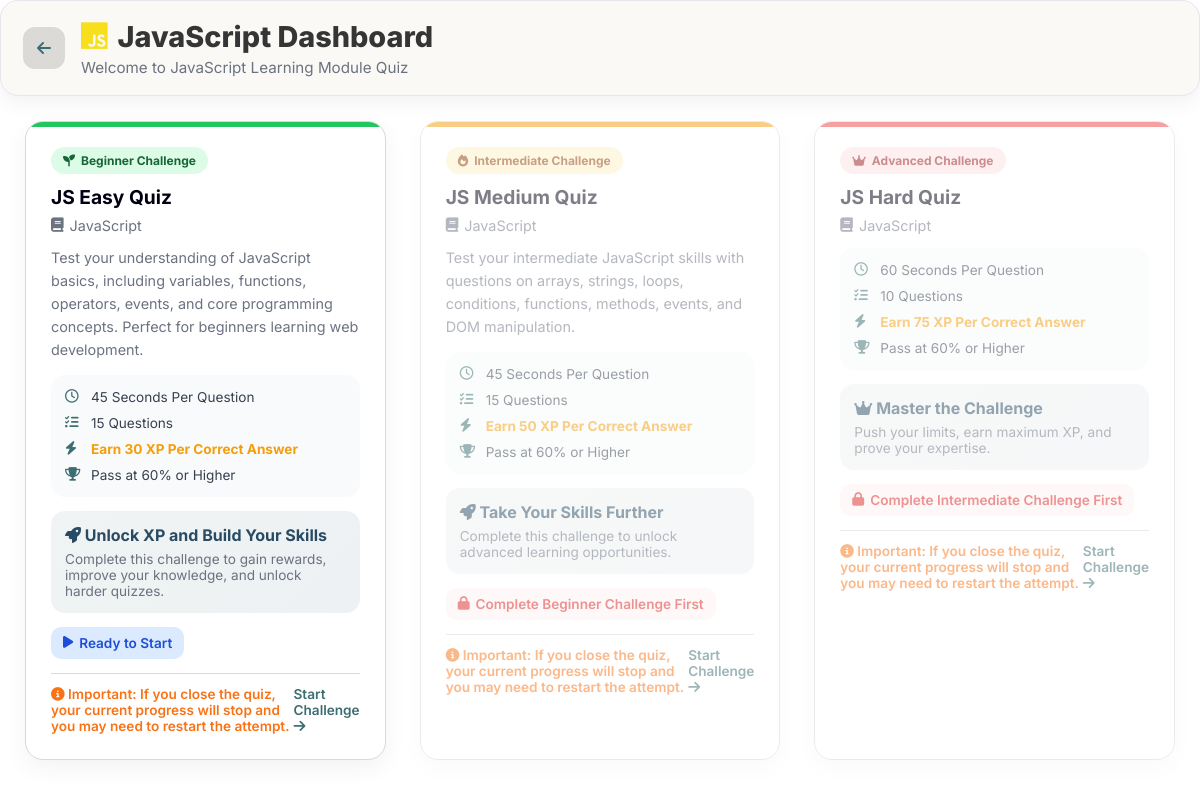
/js-dashboard/ (signed in), run on the app's committed database.
### my_app/models.py (models this page shows, shortened)
class Quiz(models.Model):
    SUBJECT_CHOICES = [
        ('HTML', 'HTML'),
        ('CSS', 'CSS'),
        ('JavaScript', 'JavaScript'),
    ]
    DIFFICULTY_CHOICES = [
        ('Easy', 'Easy'),
        ('Medium', 'Medium'),
        ('Hard', 'Hard'),
    ]
    title = models.CharField(max_length=200)
    subject = models.CharField(max_length=20, choices=SUBJECT_CHOICES)
    difficulty = models.CharField(max_length=20, choices=DIFFICULTY_CHOICES)
    description = models.TextField(blank=True, null=True)

### my_app/views.py (the view)
# urls.py: path('js-dashboard/', views.js_dashboard, name='js_dashboard'),
@login_required
def js_dashboard(request):
    easy_quiz = Quiz.objects.filter(subject="JavaScript", difficulty="Easy").first()
    medium_quiz = Quiz.objects.filter(subject="JavaScript", difficulty="Medium").first()
    hard_quiz = Quiz.objects.filter(subject="JavaScript", difficulty="Hard").first()
    easy_done = StudentAttempt.objects.filter(
        student=request.user,
        quiz=easy_quiz,
        completed=True
    ).exists() if easy_quiz else False
    medium_done = StudentAttempt.objects.filter(
        student=request.user,
        quiz=medium_quiz,
        completed=True
    ).exists() if medium_quiz else False
    hard_done = StudentAttempt.objects.filter(
        student=request.user,
        quiz=hard_quiz,
        completed=True
    ).exists() if hard_quiz else False
    easy_attempt = StudentAttempt.objects.filter(
        student=request.user,
        quiz=easy_quiz
    ).order_by("-created_at").first()
    medium_attempt = StudentAttempt.objects.filter(
        student=request.user,
        quiz=medium_quiz
    ).order_by("-created_at").first()
    hard_attempt = StudentAttempt.objects.filter(
        student=request.user,
        quiz=hard_quiz
    ).order_by("-created_at").first()
    return render(request, "student/js_dashboard.html", {
        "easy_quiz": easy_quiz,
        "medium_quiz": medium_quiz,
        "hard_quiz": hard_quiz,
        "easy_done": easy_done,
        "medium_done": medium_done,
        "hard_done": hard_done,
        "easy_attempt": easy_attempt,
        "medium_attempt": medium_attempt,
        "hard_attempt": hard_attempt,
    })

### my_app/templates/student/js_dashboard.html (shortened to what this page needs)
<!DOCTYPE html>
<html lang="en">
<head>
<link rel="stylesheet" href="https://cdnjs.cloudflare.com/ajax/libs/font-awesome/6.5.2/css/all.min.css">
<link rel="stylesheet"
href="https://cdnjs.cloudflare.com/ajax/libs/font-awesome/6.5.2/css/all.min.css">
</head>
<body>
<div class="page-header">
        <a href="javascript:history.back()" class="back-btn">
        <i class="fa-solid fa-arrow-left"></i>
    </a>
    <div class="header-content">
           <h1>
         <i class="fa-brands fa-js"></i>
     JavaScript Dashboard
    </h1>
        <p>Welcome to JavaScript Learning Module Quiz</p>
    </div>
</div>
<div class="container">
<div class="box easy"
    {% if not easy_done %}
        onclick="openQuiz('easy')"
        style="cursor: pointer;"
    {% endif %}>
    <div class="quiz-header">
        <span class="difficulty-badge easy-badge">
            <i class="fa-solid fa-seedling"></i>
            Beginner Challenge
        </span>
        <h3>{{ easy_quiz.title }}</h3>
        <p class="quiz-subject">
            <i class="fa-solid fa-book"></i>
            {{ easy_quiz.subject }}
        </p>
    </div>
    <p class="quiz-description">
        {{ easy_quiz.description }}
    </p>
    <div class="quiz-info">
        <div class="info-item">
            <i class="fa-regular fa-clock"></i>
            <span>45 Seconds Per Question</span>
        </div>
        <div class="info-item">
            <i class="fa-solid fa-list-check"></i>
            <span>15 Questions</span>
        </div>
        <div class="info-item xp">
            <i class="fa-solid fa-bolt"></i>
            <span>Earn 30 XP Per Correct Answer</span>
        </div>
        <div class="info-item">
            <i class="fa-solid fa-trophy"></i>
            <span>Pass at 60% or Higher</span>
        </div>
    </div>
         {% if not easy_done %}
    <div class="cta-area">
        <strong>
            <i class="fa-solid fa-rocket"></i>
            Unlock XP and Build Your Skills
        </strong>
        <span>
            Complete this challenge to gain rewards,
            improve your knowledge, and unlock harder quizzes.
        </span>
    </div>
          {% endif %}
    <div class="quiz-status-wrapper">
        {% if easy_done %}
            {% if easy_attempt.score >= 60 %}
                <span class="quiz-status success">
                    <i class="fa-solid fa-circle-check"></i>
                    Challenge Completed
                </span>
            {% else %}
                <span class="quiz-status failed">
                    <i class="fa-solid fa-book-open-reader"></i>
                    Keep Learning
                </span>
            {% endif %}
        {% else %}
            <span class="quiz-status available">
                <i class="fa-solid fa-play"></i>
                Ready to Start
            </span>
        {% endif %}
    </div>
    {% if not easy_done %}
<div class="quiz-footer">
   <span style="color:#f97316;">
    <i class="fa-solid fa-circle-info"></i>
    Important: If you close the quiz, your current progress will stop and you may need to restart the attempt.
</span>
    <span>
        Start Challenge
        <i class="fa-solid fa-arrow-right"></i>
    </span>
</div>
{% endif %}
</div>
<div class="box medium"
    {% if easy_done %}
        {% if not medium_done %}
            onclick="openQuiz('medium')"
            style="cursor:pointer;"
        {% else %}
        {% endif %}
    {% else %}
        style="cursor:not-allowed;opacity:0.5;"
    {% endif %}>
    <div class="quiz-header">
        <span class="difficulty-badge medium-badge">
            <i class="fa-solid fa-fire"></i>
            Intermediate Challenge
        </span>
        <h3>{{ medium_quiz.title }}</h3>
        <p class="quiz-subject">
            <i class="fa-solid fa-book"></i>
            {{ medium_quiz.subject }}
        </p>
    </div>
    <p class="quiz-description">
        {{ medium_quiz.description }}
    </p>
    <div class="quiz-info">
        <div class="info-item">
            <i class="fa-regular fa-clock"></i>
            <span>45 Seconds Per Question</span>
        </div>
        <div class="info-item">
            <i class="fa-solid fa-list-check"></i>
            <span>15 Questions</span>
        </div>
        <div class="info-item xp">
            <i class="fa-solid fa-bolt"></i>
            <span>Earn 50 XP Per Correct Answer</span>
        </div>
        <div class="info-item">
            <i class="fa-solid fa-trophy"></i>
            <span>Pass at 60% or Higher</span>
        </div>
    </div>
          {% if not medium_done %}
    <div class="cta-area">
        <strong>
            <i class="fa-solid fa-rocket"></i>
            Take Your Skills Further
        </strong>
        <span>
            Complete this challenge to unlock advanced learning opportunities.
        </span>
    </div>
           {% endif %}
    <div class="quiz-status-wrapper">
        {% if medium_done %}
            {% if medium_attempt.score >= 60 %}
                <span class="quiz-status success">
                    <i class="fa-solid fa-circle-check"></i>
                    Challenge Completed
                </span>
            {% else %}
                <span class="quiz-status failed">
                    <i class="fa-solid fa-book-open-reader"></i>
                    Keep Learning
                </span>
            {% endif %}
        {% elif easy_done %}
            <span class="quiz-status available">
                <i class="fa-solid fa-unlock"></i>
                Ready to Start
            </span>
        {% else %}
            <span class="quiz-status failed">
                <i class="fa-solid fa-lock"></i>
                Complete Beginner Challenge First
            </span>
        {% endif %}
    </div>
    {% if not medium_done %}
<div class="quiz-footer">
   <span style="color:#f97316;">
    <i class="fa-solid fa-circle-info"></i>
    Important: If you close the quiz, your current progress will stop and you may need to restart the attempt.
</span>
    <span>
        Start Challenge
        <i class="fa-solid fa-arrow-right"></i>
    </span>
</div>
{% endif %}
</div>
  <div class="box hard"
    {% if medium_done %}
        {% if not hard_done %}
            onclick="openQuiz('hard')"
            style="cursor:pointer;"
        {% else %}
        {% endif %}
    {% else %}
        style="cursor:not-allowed;opacity:0.5;"
    {% endif %}>
    <div class="quiz-header">
        <span class="difficulty-badge hard-badge">
            <i class="fa-solid fa-crown"></i>
            Advanced Challenge
        </span>
        <h3>{{ hard_quiz.title }}</h3>
        <p class="quiz-subject">
            <i class="fa-solid fa-book"></i>
            {{ hard_quiz.subject }}
        </p>
    </div>
    <div class="quiz-info">
        <div class="info-item">
            <i class="fa-regular fa-clock"></i>
            <span>60 Seconds Per Question</span>
        </div>
        <div class="info-item">
            <i class="fa-solid fa-list-check"></i>
            <span>10 Questions</span>
        </div>
        <div class="info-item xp">
            <i class="fa-solid fa-bolt"></i>
            <span>Earn 75 XP Per Correct Answer</span>
        </div>
        <div class="info-item">
            <i class="fa-solid fa-trophy"></i>
            <span>Pass at 60% or Higher</span>
        </div>
    </div>
   {% if not hard_done %}
    <div class="cta-area">
        <strong>
            <i class="fa-solid fa-crown"></i>
            Master the Challenge
        </strong>
        <span>
            Push your limits, earn maximum XP, and prove your expertise.
        </span>
    </div>
          {% endif %}
    <div class="quiz-status-wrapper">
        {% if hard_done %}
            {% if hard_attempt.score >= 60 %}
                <span class="quiz-status success">
                    <i class="fa-solid fa-circle-check"></i>
                    Challenge Completed
                </span>
            {% else %}
                <span class="quiz-status failed">
                    <i class="fa-solid fa-book-open-reader"></i>
                    Keep Learning
                </span>
            {% endif %}
        {% elif medium_done %}
            <span class="quiz-status available">
                <i class="fa-solid fa-unlock"></i>
                Ready to Start
            </span>
        {% else %}
            <span class="quiz-status failed">
                <i class="fa-solid fa-lock"></i>
                Complete Intermediate Challenge First
            </span>
        {% endif %}
    </div>
    {% if not hard_done %}
<div class="quiz-footer">
   <span style="color:#f97316;">
    <i class="fa-solid fa-circle-info"></i>
    Important: If you close the quiz, your current progress will stop and you may need to restart the attempt.
</span>
    <span>
        Start Challenge
        <i class="fa-solid fa-arrow-right"></i>
    </span>
</div>
{% endif %}
</div>
</div>
</body>
</html>

### my_app/templates/student/js_dashboard.html (style rules this page uses)
:root { --primary:#3C6E71; --secondary:#284B63; --text:#010013; --border:#D9D9D9; --white:#FAF9F6; }
* { margin:0; padding:0; box-sizing:border-box; font-family:'Inter',sans-serif; }
.container { display:grid; grid-template-columns:1fr; gap:16px; padding:16px; }
@media (min-width:768px) { .container { grid-template-columns:repeat(2,1fr); gap:20px; padding:20px; } }
@media (min-width:1024px) { .container { grid-template-columns:repeat(3,1fr); gap:24px; } }
.box { background:#fff; border:1px solid var(--border); border-radius:18px; padding: 25px; transition:.3s ease; position:relative; overflow:hidden; text-align:left; box-shadow:0 8px 25px rgba(0,0,0,.05); cursor:pointer; margin: 5px; }
.box::before { content:""; position:absolute; left:0; top:0; width:100%; height:5px; }
.easy::before { background:#22c55e; }
.medium::before { background:#f59e0b; }
.hard::before { background:#ef4444; }
.quiz-header { margin-bottom:12px; }
.quiz-header h3 { font-size:1.2rem; margin:10px 0 6px; color:var(--text); font-weight:700; line-height:1.4; }
.quiz-subject { color:#6b7280; display:flex; gap:6px; align-items:center; font-size:.9rem; }
.difficulty-badge { display:inline-flex; align-items:center; gap:6px; padding:6px 12px; border-radius:999px; font-size:.75rem; font-weight:700; }
.easy-badge { background:#dcfce7; color:#166534; }
.medium-badge { background:#fef3c7; color:#92400e; }
.hard-badge { background:#fee2e2; color:#991b1b; }
.quiz-description { color:#6b7280; line-height:1.6; margin-bottom:14px; font-size:.9rem; }
.quiz-info { display:flex; flex-direction:column; gap:10px; background:#f9fafb; border-radius:14px; padding:14px; margin-bottom:14px; }
.info-item { display:flex; align-items:center; gap:8px; color:#374151; font-size:.85rem; }
.info-item i { color:var(--primary); width:18px; }
.xp { color:#f59e0b; font-weight:700; }
.quiz-status-wrapper { margin-top:14px; }
.quiz-status { display:inline-flex; align-items:center; gap:6px; padding:8px 12px; border-radius:10px; font-size:.85rem; font-weight:600; }
.quiz-status.failed { background:#fef2f2; color:#dc2626; }
.quiz-status.available { background:#dbeafe; color:#1d4ed8; }
.quiz-footer { margin-top:14px; padding-top:12px; border-top:1px solid var(--border); display:flex; justify-content:space-between; align-items:center; font-size:.85rem; font-weight:600; color:var(--primary); }
.cta-area { margin-top:14px; padding:14px; background:linear-gradient(135deg, rgba(60,110,113,.08), rgba(40,75,99,.08)); border-radius:14px; display:flex; flex-direction:column; gap:6px; }
.cta-area strong { color:var(--secondary); }
.cta-area span { color:#6b7280; font-size:.85rem; }
.page-header { display:flex; align-items:center; gap:16px; padding:18px 22px; background:#FAF9F6; border:1px solid #e5e7eb; border-radius:18px; box-shadow:0 8px 20px rgba(0,0,0,.05); }
.back-btn { width:42px; height:42px; flex-shrink:0; display:flex; align-items:center; justify-content:center; border-radius:12px; text-decoration:none; color:#3C6E71; background:rgba(46, 45, 45, 0.15); backdrop-filter:blur(8px); transition:.25s ease; z-index:2; }
.header-content { display:flex; flex-direction:column; }
.header-content h1 { display:flex; align-items:center; gap:10px; margin:0; font-size:1.8rem; font-weight:800; color:#353535; }
.header-content h1 .fa-js { color:#f7df1e; font-size:1.9rem; }
.header-content p { margin:4px 0 0; color:#6b7280; font-size:.95rem; }

### data on the page
Quiz: title "JS Easy Quiz", subject "JavaScript", description "Test your understanding of JavaScript basics, including variables, functions, operators, events, and core programming concepts. Perfect for beginners learning web development."
Quiz: title "JS Medium Quiz", subject "JavaScript", description "Test your intermediate JavaScript skills with questions on arrays, strings, loops, conditions, functions, methods, events, and DOM manipulation."
Quiz: title "JS Hard Quiz", subject "JavaScript"
